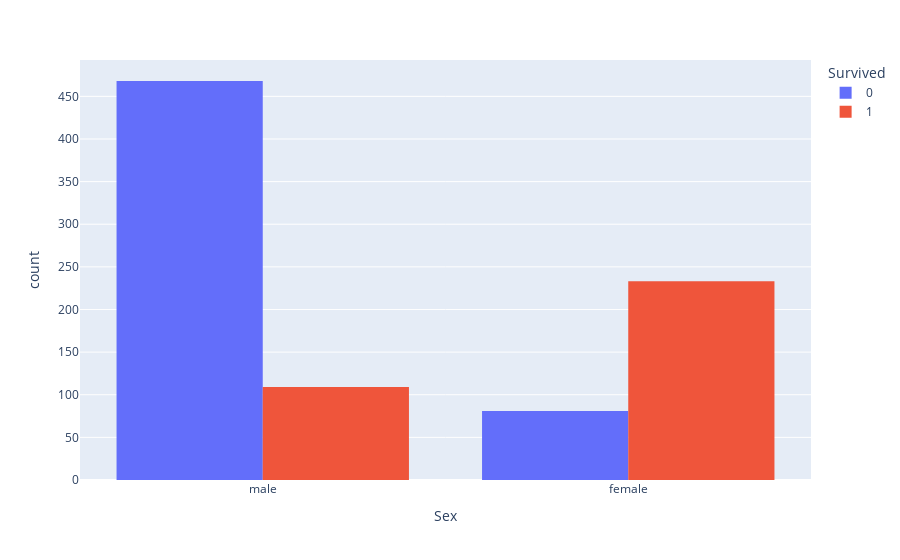

Notebook code cell kept with this figure:
### Code cell
fig = px.histogram(data, x='Sex', color='Survived', barmode='group', category_orders={"Sex": ["male", "female"]})
fig.show()

### Figure 1 — Plotly figure (JSON) as saved in the notebook; plotly's stock layout.template omitted (floating-point values rounded to 4 significant figures; data arrays with more than 128 entries replaced by an {"elided": "..."} marker saying what was removed)
{"data": [{"alignmentgroup": "True", "bingroup": "x", "hovertemplate": "Survived=0<br>Sex=%{x}<br>count=%{y}<extra></extra>", "legendgroup": "0", "marker": {"color": "#636efa", "pattern": {"shape": ""}}, "name": "0", "offsetgroup": "0", "orientation": "v", "showlegend": true, "type": "histogram", "x": {"elided": "549 str values"}, "xaxis": "x", "yaxis": "y"}, {"alignmentgroup": "True", "bingroup": "x", "hovertemplate": "Survived=1<br>Sex=%{x}<br>count=%{y}<extra></extra>", "legendgroup": "1", "marker": {"color": "#EF553B", "pattern": {"shape": ""}}, "name": "1", "offsetgroup": "1", "orientation": "v", "showlegend": true, "type": "histogram", "x": {"elided": "342 str values"}, "xaxis": "x", "yaxis": "y"}], "layout": {"autosize": true, "barmode": "group", "legend": {"title": {"text": "Survived"}, "tracegroupgap": 0}, "margin": {"t": 60}, "xaxis": {"anchor": "y", "autorange": true, "categoryarray": ["male", "female"], "categoryorder": "array", "domain": [0, 1], "range": [-0.5, 1.5], "title": {"text": "Sex"}, "type": "category"}, "yaxis": {"anchor": "x", "autorange": true, "domain": [0, 1], "range": [0, 492.6], "title": {"text": "count"}}}}
